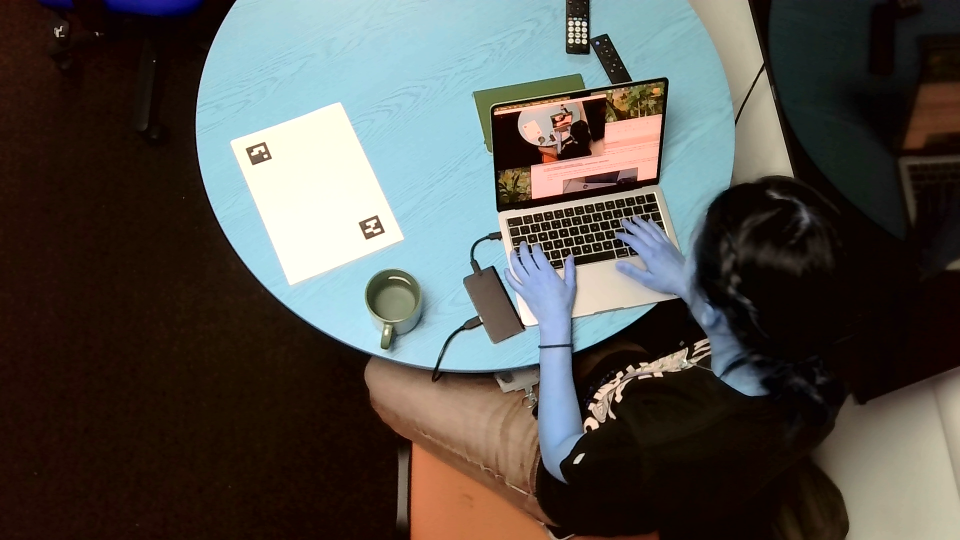
#> input picture puck/apriltag_stills/test_0.png, 1920 x 1080 px, given in place of high_custom_jack_cole_calibration.jpg, which was not available (shown at 1/2 size)
$ python permutation_guessing_copy.py
#> lines starting #> are read from the running program, lines starting #| are printed output that depends on the picture; pictures that were not available may be replaced by others from this repository, and a replacement may not be noted
### puck/code_modules/dot_finding/dot_finder.py
import cv2 as cv
from math import dist
import numpy as np
import matplotlib.pyplot as plt

def find_centers_hough(file_path, min_dist, grayscale = False, minRadius=15, maxRadius=30,image_colorsaved = "RGB", image_show = True):
    '''
    CALIBRATION_MIN_DIST = 30
    PROGRAM_MIN_DIST = 170
    '''
    image = cv.imread(file_path, cv.IMREAD_COLOR_RGB)
    imageBlurred = cv.medianBlur(image, 3)
    gray = cv.cvtColor(imageBlurred, cv.COLOR_RGBA2GRAY)
    circles = cv.HoughCircles(gray, cv.HOUGH_GRADIENT_ALT,1.5, min_dist, param1=300, param2=.9, minRadius=minRadius, maxRadius=maxRadius)
    if grayscale == True:
        image_copy = image.copy()
        image_copy_grey = gray.copy()
        # image_copy = cv.cvtColor(image_copy, cv.COLOR_RGB2BGR)
        if circles is not None:
            circles2 = np.round(circles[0, :]).astype("int")
            for (x, y, r) in circles2:
		# draw the circle in the output image, then draw a rectangle
            # corresponding to the center of the circle
                cv.circle(image_copy, (x, y), r, (0, 255, 0), 4)
                cv.circle(image_copy_grey, (x, y), r, (0, 255, 0), 4)
                # print(f"x is {x}, y is {y}, r is {r}")
                cv.rectangle(image_copy, (x - 5, y - 5), (x + 5, y + 5), (0, 128, 255), -1)
                cv.rectangle(image_copy_grey, (x - 5, y - 5), (x + 5, y + 5), (0, 128, 255), -1)
            cv.imshow("markedup output", image_copy)
            cv.imshow("markedup grey", image_copy_grey)
            cv.waitKey(0)
    circles = circles[:,:,0:2][0] if circles is not None else []
    point_list = [(int(c[0]),int(c[1])) for c in circles]
    # print(point_list)
    return (point_list, cv.imread(file_path, cv.IMREAD_COLOR_BGR)) if image_colorsaved == "BGR" else (point_list, image)


# [62 lines left out: functions find_centers_hough_frames, stepwise_detection, blobParamFunc, find_centers_mthresh, not called in this run]


### puck/code_modules/colour_conversion/colour_finding.py
from puck.code_modules.helper_functions.helper_functions import clamp
import colorsys
import puck.code_modules.colour_conversion.colour_conversion as conversion
from math import dist
import cv2 as cv

def get_colors_and_coords(point_list, side, image, colorspace):


    def get_dot_list(point_list, side, image):
        dot_list = []
        for pt in point_list:
            x,y= pt
            crop_img = image[clamp(y-side, 0, image.shape[0]):clamp(y+side, 0, image.shape[0]),
                             clamp(x-side, 0, image.shape[1]): clamp(x+side, 0, image.shape[1])]
            dot_list.append((crop_img, (x,y)))
        return dot_list

    dot_list = get_dot_list(point_list, side, image)
    colors_and_coords = []
    for dot_pair in dot_list:
        dot = dot_pair[0]
        x,y = dot_pair[1]
        maxPixel = len(dot)-1
        corner_points = [dot[0,maxPixel],dot[maxPixel,0],dot[0,maxPixel],dot[maxPixel,maxPixel]]
        if colorspace == "RGB":
            baseline_white_rgb = [max([corner_points[i][0] for i in range(0,4)]),
                            max([corner_points[i][1] for i in range(0,4)]),
                            max([corner_points[i][2] for i in range(0,4)])]
            ## white in this RGB is (255,255,255) so the maximal R G and B are the closest to white you will get
            circle_color= image[y,x]
            # print(f"x: {x}, y:{y}")
            # print(f"circle color: {circle_color}")
            # print(f"baseline white: {baseline_white_rgb}")
            for i in range(len(baseline_white_rgb)):
                if baseline_white_rgb[i] == 0:
                    baseline_white_rgb[i] = 1
            new = [clamp(round(circle_color[0]/baseline_white_rgb[0]*255),0,254),
                   clamp(round(circle_color[1]/baseline_white_rgb[1]*255),0,254),
                   clamp(round(circle_color[2]/baseline_white_rgb[2]*255),0,254)]
        elif colorspace == "HSV":
            corner_points_hsv = [conversion.rgb_to_hsv(p) for p in corner_points]
            baseline_white = [min([corner_points_hsv[i][0] for i in range(0,4)]),
                            min([corner_points_hsv[i][1] for i in range(0,4)]),
                            max([corner_points_hsv[i][2] for i in range(0,4)])]
            if baseline_white[0] ==0:
                baseline_white[0] = 1/179
            if baseline_white[1] ==0:
                baseline_white[1] = 1/255
            circle_color = conversion.rgb_to_hsv(image[y,x])
            # print(hsv_to_rgb(baseline_white))
            # print(f"circle color: {circle_color}")
            # print(f"baseline white: {baseline_white}")
            new = [clamp(round(circle_color[0]/baseline_white[0]*179),0,178)/179,
                   clamp(round(circle_color[1]/baseline_white[1]*255),0,254)/255,
                   clamp(round(circle_color[2]/baseline_white[2]*255),0,254)/255]
            ## When you convert, the white you grab for the white balance is different.
            ## thus the color correction will be different
            ## white in hsv is 0, 0, 100 so min min max
        elif colorspace == "CMYK":
            corner_points_cmyk = [conversion.rgb_to_cmyk(p) for p in corner_points]
            baseline_white = [min([corner_points_cmyk[i][0] for i in range(0,4)]),
                            min([corner_points_cmyk[i][1] for i in range(0,4)]),
                            min([corner_points_cmyk[i][2] for i in range(0,4)]),
                            min([corner_points_cmyk[i][3] for i in range(0,4)]),]
            circle_color = conversion.rgb_to_cmyk(image[y,x])
            # print(f"circle color: {circle_color}")
            # print(f"baseline white: {baseline_white}")
            new = [clamp(round(circle_color[0]-baseline_white[0],3),0,1),
                   clamp(round(circle_color[1]-baseline_white[1],3),0,1),
                   clamp(round(circle_color[2]-baseline_white[2],3),0,1),
                   clamp(round(circle_color[3]-baseline_white[3],3),0,1),]
            ## white in CMYK is 0, 0, 0, 0, so min min min min
        elif colorspace == "LUV":
            corner_points_luv = [conversion.rgb_to_luv(p) for p in corner_points]
            white_rgb = (255,255,255)
            white_luv = conversion.rgb_to_luv(white_rgb)
            min_dist = 10000
            baseline_white = None
            for pt in corner_points_luv:
                if dist(white_luv, pt) < min_dist:
                    min_dist = dist(white_luv, pt)
                    baseline_white = pt
            move = (int(baseline_white[0])-int(white_luv[0]), int(baseline_white[1])-int(white_luv[1]),int(baseline_white[2])-int(white_luv[2]))
            circle_color = conversion.rgb_to_luv(image[y,x])
            new = [clamp(round(int(circle_color[0])- move[0]),0,254),
                   clamp(round(int(circle_color[1])-move[1]),0,254),
                   clamp(round(int(circle_color[2])-move[2]),0,254)]
            # print(f"circle color in rgb pretransform: {image[y,x]}")
            print(f"circle color in luv pretransform: {circle_color}")
            print(f"baseline white: {baseline_white}")
            # print(f"circle color in rgb posttransform: {luv_to_rgb(new)}")
            print(f"circle color in luv posttransform: {new}")
        colors_and_coords.append((dot_pair[1], circle_color))
    return colors_and_coords

## CON

def get_black_dot(colors_and_coords, colorspace):
    colors_and_coords_hsv = []
    for c in colors_and_coords:
        if colorspace == "rgb":
            colors_and_coords_hsv.append((c[0],colorsys.rgb_to_hsv(c[1][0]/255, c[1][1]/255,c[1][2]/255)))
            values = [hsv[1][2] for hsv in colors_and_coords_hsv]
        elif colorspace == "hsv":
            values = [c[1][2] for c in colors_and_coords]
        elif colorspace == "cmyk":
            print(c)
        elif colorspace == "luv":
            # print(c)
            c_rgb = conversion.luv_to_rgb(c[1])
            colors_and_coords_hsv.append((c[0],colorsys.rgb_to_hsv(c_rgb[0]/255, c_rgb[1]/255,c_rgb[2]/255)))
            # print(colors_and_coords_hsv)
            values = [hsv[1][2] for hsv in colors_and_coords_hsv]
            # print(values)
    black_dot = (colors_and_coords[values.index(min(values))])
    return black_dot

### puck/experiments/permutation_guessing_copy.py

import matplotlib.pyplot as plt
from pathlib import Path
import pandas as pd
import puck.code_modules.dot_finding.dot_finder as df
import puck.code_modules.colour_conversion.colour_finding as cf
import puck.code_modules.calibration.calibration as cal
import puck.code_modules.geometry.clockwise_dots as clkwise
import puck.code_modules.permutation_guessing.permutation_guessing as perm_guess

## CONSTANTS
CALIBRATION_MIN_DIST = 30
PROGRAM_MIN_DIST = 170


def main(palette = "custom", results_prefix =  "puck/output/program_recognition_results_", adjustment = "../", adjustment_on = True):
    cal_path ="puck/data/images_calibration/high/"+ palette+ "/jack_cole/high_" + palette + "_jack_cole_calibration.jpg"
    results_path = results_prefix + palette + "dist"+ ".csv"
    if adjustment_on:
        results_path = adjustment + results_path
        cal_path = adjustment + cal_path
    cal_centers,cal_image = df.find_centers_hough(cal_path, min_dist=CALIBRATION_MIN_DIST)
#> in find_centers_hough, image is the input picture: shape (1080, 1920, 3); mean B, G, R 76.5, 81.1, 82.8
#> in find_centers_hough, `gray = cv.cvtColor(imageBlurred, cv.COLOR_RGBA2GRAY)`:
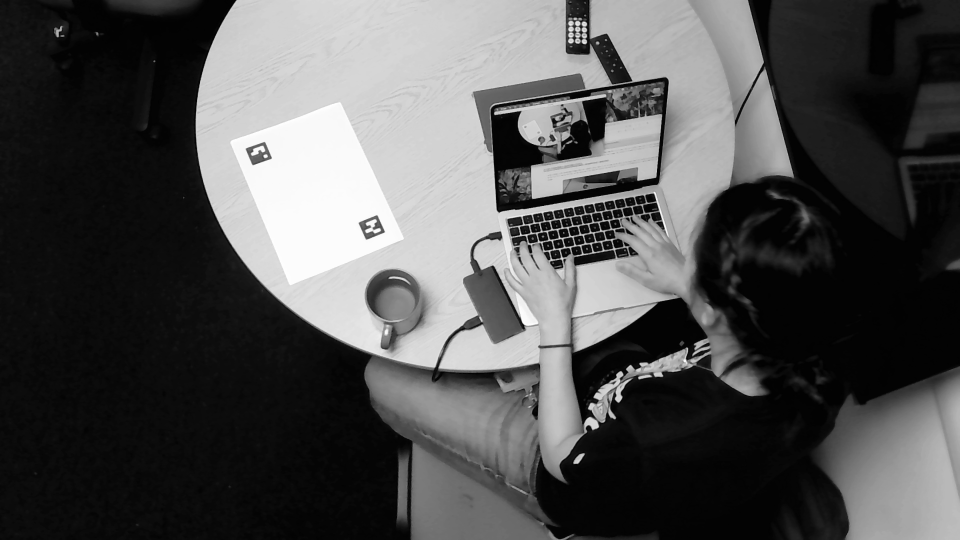
#> gray: shape (1080, 1920) (shown at 1/2 size); min 1, max 255, mean 79.9
#> in find_centers_hough, `circles = cv.HoughCircles(gray, cv.HOUGH_GRADIENT_ALT,1.5, min_dist, p..`: circles = None
#> in find_centers_hough, `circles = circles[:,:,0:2][0] if circles is not None else []`: circles = []
#> cal_centers = []
    colors_and_coords=cf.get_colors_and_coords(cal_centers,side = 25, image =cal_image,colorspace= "RGB")
#> colors_and_coords = []
    black_dot_cal_coords = cf.get_black_dot(colors_and_coords=colors_and_coords, colorspace= "rgb")[0]
    calibration_colors =cal.get_calibration_colors(black_dot_cal_coords,colors_and_coords)

    p = Path('../')

    a_paths =[path for path in p.glob("puck/data/images_copy/" + palette + "/*/*/A/*_A*[0-4].jpg")]
    b_paths =[path for path in p.glob("puck/data/images_copy/" + palette + "/*/*/B/*_B*[0-4].jpg")]
    c_paths =[path for path in p.glob("puck/data/images_copy/"+ palette + "/*/*/C/*_C*[0-4].jpg")]
    d_paths =[path for path in p.glob("puck/data/images_copy/"+ palette + "/*/*/D/*_D*[0-4].jpg")]
    # print(a_paths)

    path_perm_dict = {"a": (a_paths, 'afd'),"b": (b_paths, 'ahc'),"c": (c_paths, 'efg'),"d": (d_paths, 'fff') }

    checking_dict =[]
    for k in path_perm_dict.keys():
        paths, true_perm = path_perm_dict.get(k)
        for path in paths:
            centers,image = df.find_centers_hough(path, min_dist=PROGRAM_MIN_DIST)
            colors_and_coords=cf.get_colors_and_coords(centers,side = 25, image =image,colorspace= "RGB")
            if len(colors_and_coords) ==4:
                black_dot = cf.get_black_dot(colors_and_coords=colors_and_coords, colorspace= "rgb")
                # print(colors_and_coords)
                ordered_rectangle= clkwise.order_rectangle(colors_and_coords, black_dot[0])
                perm,luv_detected_colours = perm_guess.get_color_perm_and_dist(ordered_rectangle, calibration_colors,colorspace= "LUV")
                correct = (perm == true_perm)
                overlap =sum([(perm[i] == true_perm[i]) for i in range(0,len(perm))])
            checking_dict.append({"key":k, "path":path, "found_perm": perm, "true_perm": true_perm, "correct": correct, "overlap":overlap, "luv_coords": luv_detected_colours})

    # print(results_path)
    results_df = pd.DataFrame(checking_dict, columns=["key","path", "found_perm", "true_perm", "correct", "overlap", "luv_coords"])
    results_df.to_csv(results_path)


    print(f"Results of testing the {palette} palette, have been put into a .csv in the output folder.")
    print(f"It can be found at: {results_path}.")
    print(calibration_colors)

    return results_path

if __name__ == "__main__":
#> (the run stopped early here; a loop or call above may not have finished)

$ run again, on puck/output/test_cal.jpg
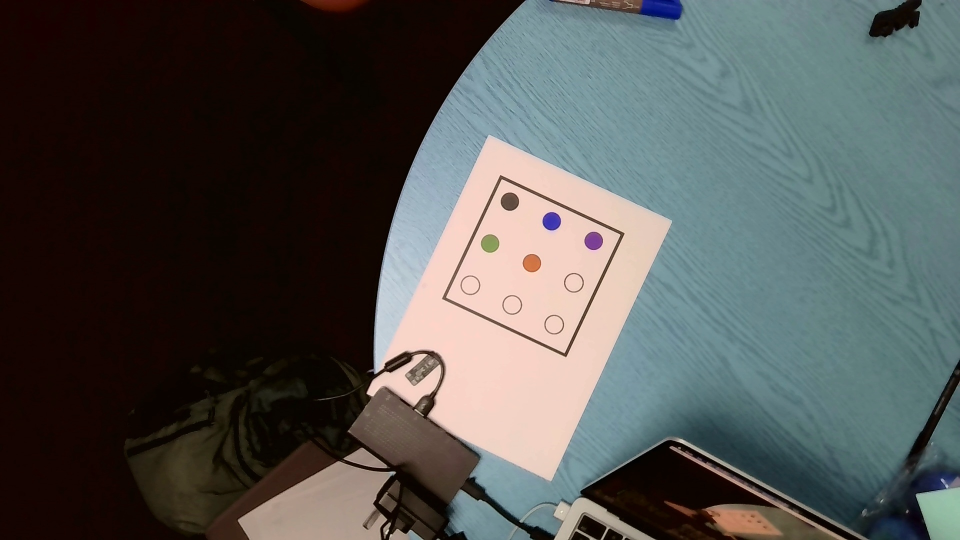
#> input picture puck/output/test_cal.jpg, 1920 x 1080 px, given in place of high_custom_jack_cole_calibration.jpg, which was not available (shown at 1/2 size)
#> in find_centers_hough, image is the input picture: shape (1080, 1920, 3); mean B, G, R 81.5, 83.9, 82.7
#> in find_centers_hough, `gray = cv.cvtColor(imageBlurred, cv.COLOR_RGBA2GRAY)`:
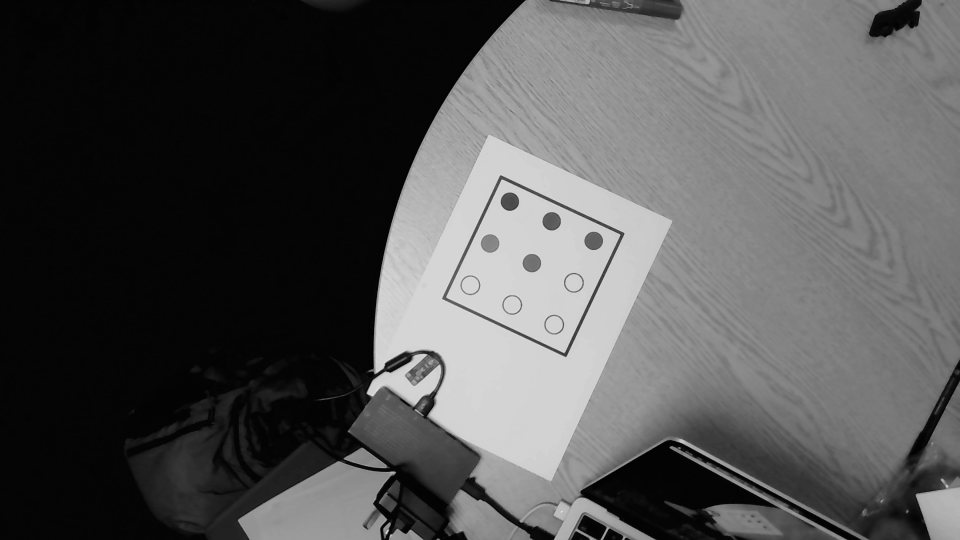
#> gray: shape (1080, 1920) (shown at 1/2 size); min 0, max 230, mean 83.1
#> in find_centers_hough, `circles = cv.HoughCircles(gray, cv.HOUGH_GRADIENT_ALT,1.5, min_dist, p..`: circles = [[940.5, 570, 18.66], [1107, 649.5, 18.71], [1147.5, 565.5, 18.67], [1024.5, 609, 18.63], [979.5, 486, 18.51], [1018.5, 402, 18.38], [1186.5, 481.5, 18.47], [1063.5, 526.5, 18.49], [1104, 442.5, 18.36]]
#> in find_centers_hough, `circles = circles[:,:,0:2][0] if circles is not None else []`: circles = [[940.5, 570], [1107, 649.5], [1147.5, 565.5], [1024.5, 609], [979.5, 486], [1018.5, 402], [1186.5, 481.5], [1063.5, 526.5], [1104, 442.5]]
#> point_list = [(940, 570), (1107, 649), (1147, 565), (1024, 609), (979, 486), (1018, 402), (1186, 481), (1063, 526), (1104, 442)]
#> cal_centers has the same summary as point_list in find_centers_hough
#> the loop in get_dot_list, `for pt in point_list:` made 1 pass
#> after the loop in get_dot_list, `for pt in point_list:`: dot_list = []

$ run again, on puck/output/test_cal_higher_projection.jpg
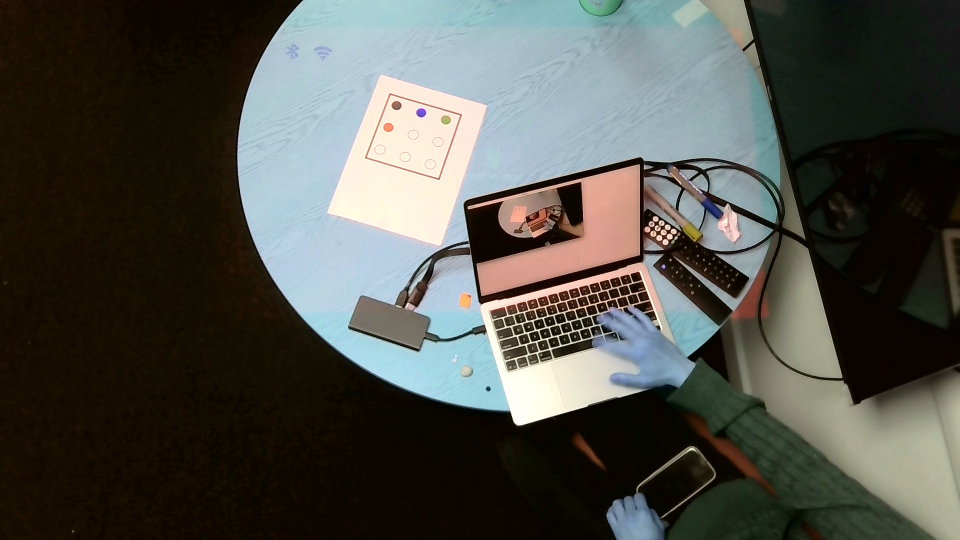
#> input picture puck/output/test_cal_higher_projection.jpg, 1920 x 1080 px, given in place of high_custom_jack_cole_calibration.jpg, which was not available (shown at 1/2 size)
#> in find_centers_hough, image is the input picture: shape (1080, 1920, 3); mean B, G, R 74.5, 80.7, 79.7
#> in find_centers_hough, `gray = cv.cvtColor(imageBlurred, cv.COLOR_RGBA2GRAY)`:
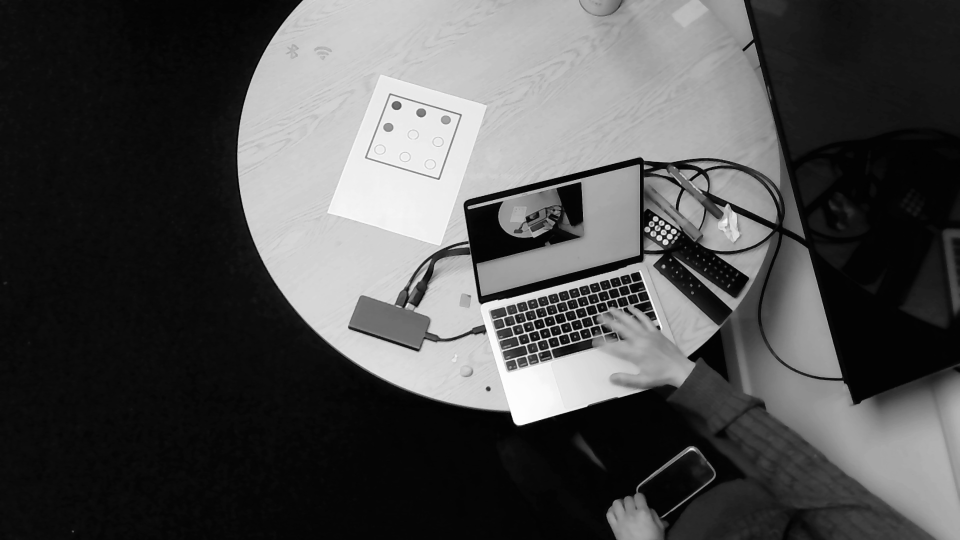
#> gray: shape (1080, 1920) (shown at 1/2 size); min 1, max 254, mean 78.7
#> in find_centers_hough, `circles = cv.HoughCircles(gray, cv.HOUGH_GRADIENT_ALT,1.5, min_dist, p..`: circles = None
#> in find_centers_hough, `circles = circles[:,:,0:2][0] if circles is not None else []`: circles = []

$ run again, on puck/output/test_cal_p3.jpg
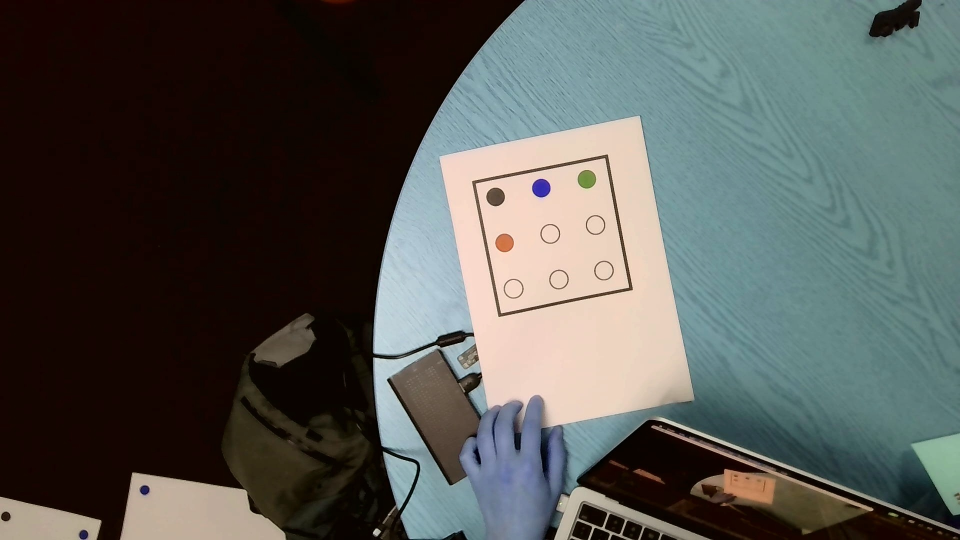
#> input picture puck/output/test_cal_p3.jpg, 1920 x 1080 px, given in place of high_custom_jack_cole_calibration.jpg, which was not available (shown at 1/2 size)
#> in find_centers_hough, image is the input picture: shape (1080, 1920, 3); mean B, G, R 83.5, 87.4, 85.4
#> in find_centers_hough, `gray = cv.cvtColor(imageBlurred, cv.COLOR_RGBA2GRAY)`:
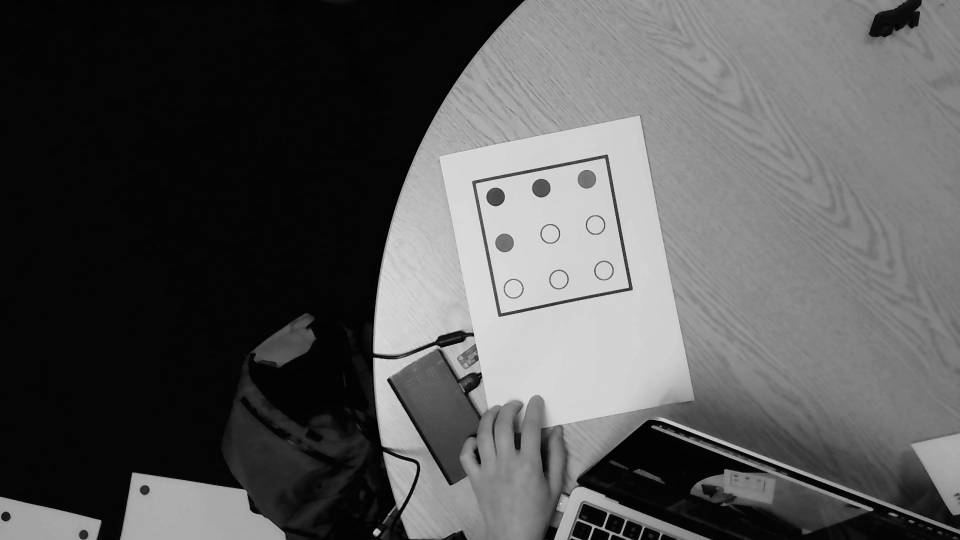
#> gray: shape (1080, 1920) (shown at 1/2 size); min 0, max 225, mean 86
#> in find_centers_hough, `circles = cv.HoughCircles(gray, cv.HOUGH_GRADIENT_ALT,1.5, min_dist, p..`: circles = [[1027.5, 577.5, 18.83], [1099.5, 466.5, 18.81], [1191, 450, 18.58], [1117.5, 558, 18.47], [1207.5, 540, 18.53], [1081.5, 375, 18.04], [1008, 486, 18.65], [1173, 358.5, 18.64], [991.5, 393, 18.56]]
#> in find_centers_hough, `circles = circles[:,:,0:2][0] if circles is not None else []`: circles = [[1027.5, 577.5], [1099.5, 466.5], [1191, 450], [1117.5, 558], [1207.5, 540], [1081.5, 375], [1008, 486], [1173, 358.5], [991.5, 393]]
#> point_list = [(1027, 577), (1099, 466), (1191, 450), (1117, 558), (1207, 540), (1081, 375), (1008, 486), (1173, 358), (991, 393)]
#> cal_centers has the same summary as point_list in find_centers_hough
#> the loop in get_dot_list, `for pt in point_list:` made 1 pass
#> after the loop in get_dot_list, `for pt in point_list:`: dot_list = []
